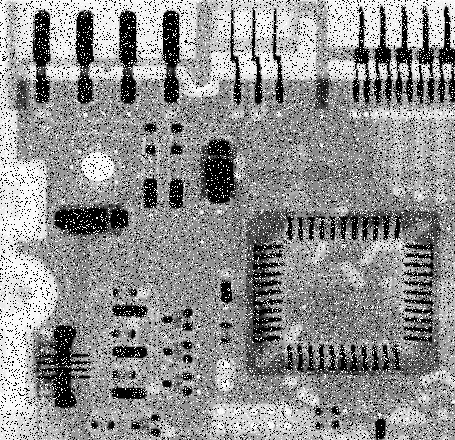
#> input picture test2.tif, 455 x 440 px
$ python Gaussian_thong_thap.py
#> lines starting #> are read from the running program, lines starting #| are printed output that depends on the picture
import numpy as np
import matplotlib.pyplot as plt
import cv2

# Định nghĩa hàm biến đổi DFT
def DFT1D(img):
    U = len(img)
    outarry = np.zeros(U, dtype=complex)
    for m in range(U):
        sum = 0.0
        for n in range(U):
            e = np.exp(-1j * 2 * np.pi * m * n / U)
            sum += img[n] * e
        outarry[m] = sum
    return outarry

def IDFT1D(img):
    U = len(img)
    outarry = np.zeros(U,dtype=complex)
    for n in range(U):
        sum = 0.0
        for m in range(U):
            e = np.exp(1j * 2 * np.pi * m * n / U)
            sum += img[m]*e
        pixel = sum/U
        outarry[n]=pixel
    return outarry

# Định nghĩa hàm lọc thông thấp GaussianLP
def GaussianLP(D0,U,V):
    # H cho filter
    H = np.zeros((U, V))
    D = np.zeros((U, V))
    U0 = int(U / 2)
    V0 = int(V / 2)
    # Tính khoảng cách
    for u in range(U):
        for v in range(V):
            u2 = np.power(u, 2)
            v2 = np.power(v, 2)
            D[u, v] = np.sqrt(u2 + v2)
    # Tính bộ lọc
    for u in range(U):
        for v in range(V):
            H[u, v] = np.exp((-D[np.abs(u - U0), np.abs(v - V0)]**2)/(2*(D0**2)))

    return H


if __name__ == "__main__":
    # Đọc ảnh
    image = cv2.imread("test2.tif", 0)
#> image is the input picture: shape (440, 455); min 0, max 255, mean 144.1
    image = cv2.resize(src=image, dsize=(100, 100))
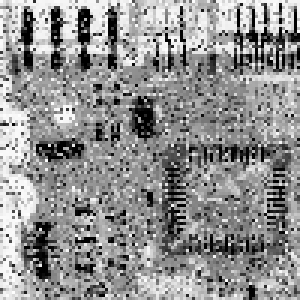
#> image: shape (100, 100) (shown 3 times larger); min 0, max 255, mean 144.4
    # Chuyển các pixel của ảnh vào mảng 2 chiều f
    f = np.asarray(image)
    M, N = np.shape(f)  # Chiều x và y của ảnh
#> M = 100; N = 100

    # Bước 1: Chuyển ảnh từ kích thước MxN vào ảnh PxQ với P= 2M và Q =2N
    P, Q = 2*M , 2*N
#> P = 200; Q = 200
    shape = np.shape(f)
#> shape = (100, 100)
    # Chuyển ảnh PxQ vào mảng fp
    f_xy_p = np.zeros((P, Q))
    f_xy_p[:shape[0], :shape[1]] = f
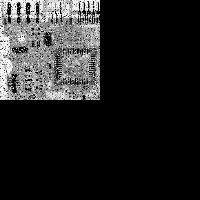
#> f_xy_p: shape (200, 200) float64; min 0, max 255, mean 36.1

    # Bước 2: Nhân ảnh fp(x,y) với (-1) mũ (x+y) để tạo ảnh mới
    # Kết quả nhân lưu vào ma trận ảnh fpc
    F_xy_p = np.zeros((P, Q))
    for x in range(P):
        for y in range(Q):
            F_xy_p[x, y] = f_xy_p[x, y] * np.power(-1, x + y)
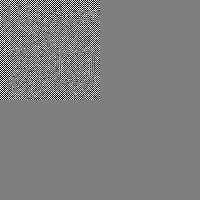
#> F_xy_p: shape (200, 200) float64; min -255, max 255, mean 0.1; drawn with min black and max white

    # Bước 3: Chuyển đổi ảnh Fpc sang miền tần số (DFT)
    dft_cot = dft_hang = np.zeros((P, Q))
    # DFT theo P - theo cột
    for i in range(P):
        dft_cot[i] = DFT1D(F_xy_p[i])
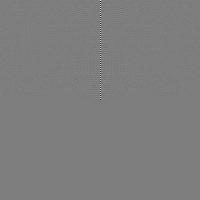
#> dft_cot: shape (200, 200) float64; min -21447, max 21847, mean 0.4; drawn with min black and max white
    # DFT theo Q - theo hàng
    for j in range(Q):
#> (the run stopped early here; a loop or call above may not have finished)
